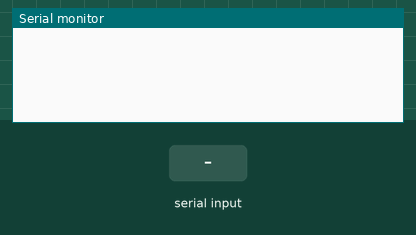
This sketch was run on a simulated Arduino Uno, built with avr-gcc and run on an emulated ATmega328P. On the bench: the last lines printed to the serial monitor. The inputs (shaded band) are chosen by the test bench.

Above: at 1.2 s.
1.3 s: "1\n" received over Serial
At 1.9 s:
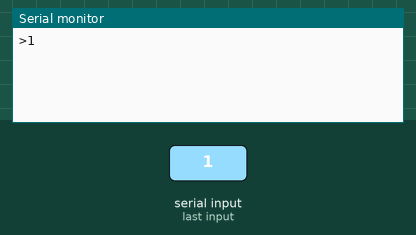
2.8 s: "1\n" received over the second serial link
At 4.0 s:
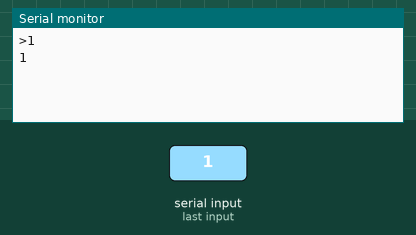
4.3 s: byte 10 (10) received over Serial
At 5.4 s:
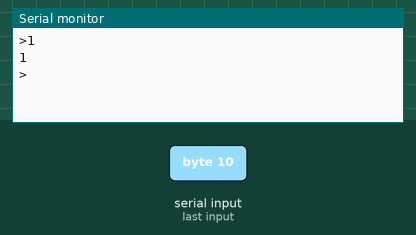
5.8 s: "0\n" received over Serial
At 6.5 s:
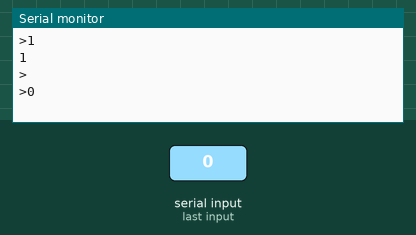
7.3 s: "0\n" received over the second serial link
At 8.8 s:
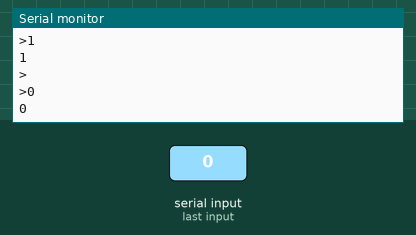

Measured:
- after the input at 1.3 s, the serial monitor: prints a new line at once (image 1)
- after the input at 2.8 s, the serial monitor: prints a new line at once (image 2)
- after the input at 4.3 s, the serial monitor: prints a new line at once (image 3)
- after the input at 5.8 s, the serial monitor: prints a new line at once (image 4)
- after the input at 7.3 s, the serial monitor: prints a new line at once (image 5)

The sketch:

BasicsSoftwareSerial.ino
```cpp
#include <SoftwareSerial.h>
SoftwareSerial mySerial(8, 9); // RX, TX
char w = ' ';
boolean NL = true;

void setup() {
  Serial.begin(9600);
  mySerial.begin(9600);
}

void loop() {
  if (mySerial.available()) {
    w = mySerial.read();
    Serial.write(w);
    mySerial.println("OK");
  }

  if (Serial.available()) {
    w = Serial.read();
    mySerial.write(w);

    if (NL) {
      Serial.print(">");
      NL = false;
    }
    Serial.write(w);
    if (w == 10) {
      NL = true;
    }
  }
}
```
